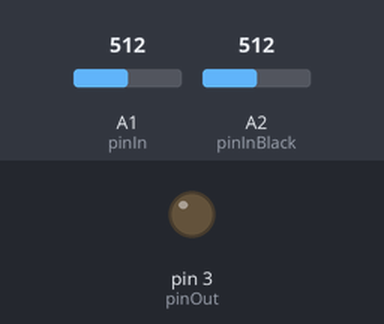
Simulated run of this sketch. Board: Arduino Uno, built with avr-gcc and run on an emulated ATmega328P. Parts: output pins drawn as LEDs (lit = HIGH). The inputs (shaded band) are chosen by the test bench; at power-on: A1 (pinIn) = 512, A2 (pinInBlack) = 512. What the sketch prints to the serial monitor is not drawn.

Above: at 1.2 s.
1.3 s: A1 (pinIn) set to 306
At 1.6 s:
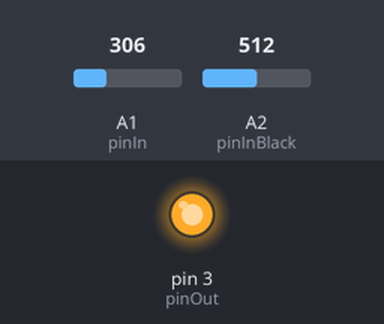
2.8 s: A1 (pinIn) set to 349
At 4.1 s:
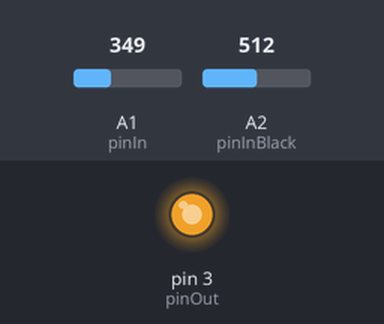
Timing chart, 0 to 5.8 s (numbered marks = the images above; inputs shaded):
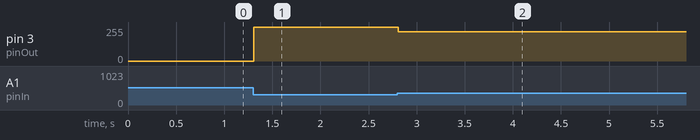

The sketch:

gas_pedal.ino
```cpp
#define pinIn 15
#define pinInBlack 16
#define pinOut 3

//#define manual
#define pedal

#define fullThrottle 330
#define noThrottle 470

#define noThrottleBlack 335
#define fullThrottleBlack 404


int inputBlack = 0;
int val = 0;
int valBlack = 0;

void setup() {
  pinMode(pinIn, INPUT);
  pinMode(pinOut, OUTPUT);
  Serial.begin(115200);
  Serial.println("Setup succesful!");
  Serial.println(" ");
}

void loop() {
  String inputStr = "";
  int inputInt = 0;
  int oldInt = 0;
  #ifdef manual
    if(Serial.available() > 0){
      inputStr = Serial.readStringUntil("\n");
      inputInt = inputStr.toInt();
      if(inputInt < 0){
        inputInt = 0;
      }
      else if(inputInt  > 100){
        inputInt = 100;
      }
        Serial.print("Gas auf ");
    Serial.print(inputInt);
    Serial.println(" Prozent gesetzt");
    val = map(inputInt, 0, 100, 0,255);
    Serial.println(val);
    }


  #endif
  #ifdef pedal
    inputInt = analogRead(pinIn);
    inputBlack = analogRead(pinInBlack);
    val = map(inputInt, fullThrottle, noThrottle, 255, 0);    //Geschw Begrenzung (60 war ganz okay)
   // val = map(inputInt, fullThrottle, noThrottle, 100, 0);    //Geschw Begrenzung (60 war ganz okay)
    valBlack = map(inputBlack, fullThrottleBlack, noThrottleBlack, 100, 0);
    // Serial.println(val);
    // Serial.println(valBlack);
    // Serial.println("-------------------------------------");
    if(val > 255){
      val = 255;
    }
    if(val < 0){
      val = 0;
    }

  #endif

  //Serial.println(analogRead(pinInBlack));
  analogWrite(pinOut, val);
  delay(100);
}
```

Measured:
- after the input at 1.3 s, pin 3 (pinOut): 0/255 → 255/255 at once
- after the input at 2.8 s, pin 3 (pinOut): 255/255 → 221/255 at once
